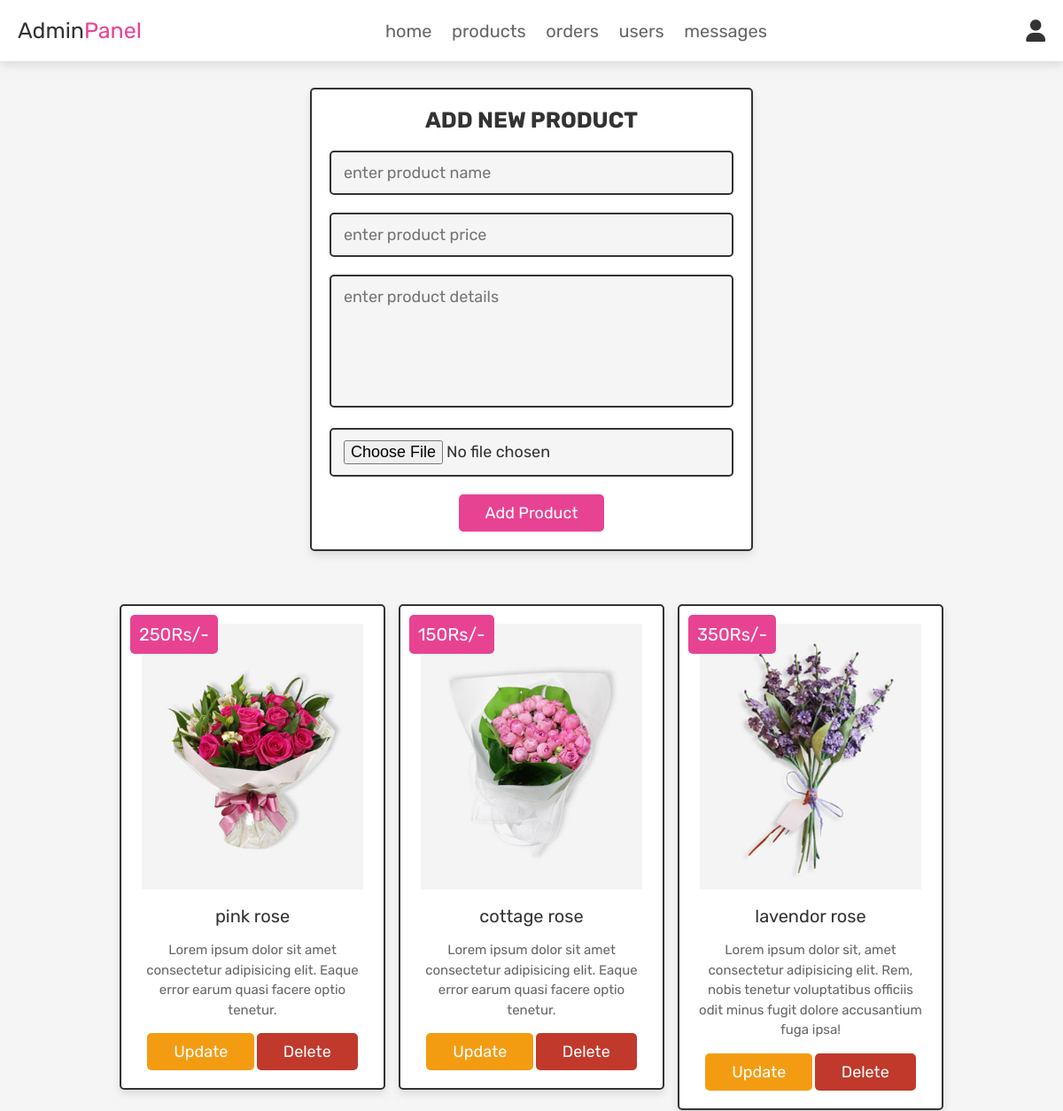
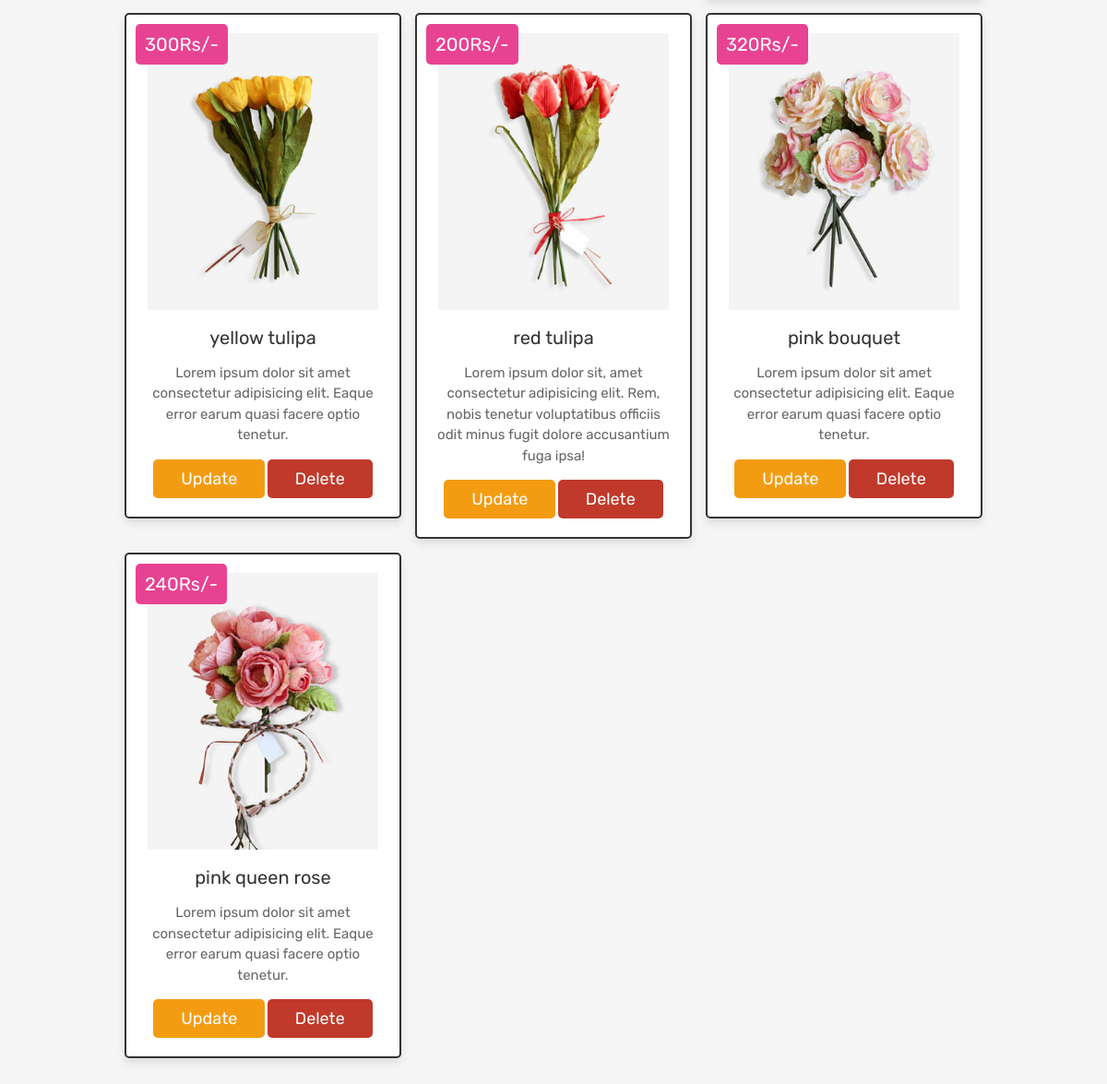
The app's page /admin_products.php (signed in) with its own data (2 pictures, top to bottom).
### tables this page shows
CREATE TABLE `products` (
  `id` int(100) NOT NULL,
  `name` varchar(100) NOT NULL,
  `details` varchar(500) NOT NULL,
  `price` int(100) NOT NULL,
  `image` varchar(100) NOT NULL
);

### admin_products.php (the view, shortened to what this page needs)
<?php
@include 'config.php';
?>
<!DOCTYPE html>
<html lang="en">
<head>
   <link rel="stylesheet" href="https://cdnjs.cloudflare.com/ajax/libs/font-awesome/6.0.0/css/all.min.css">
   <link rel="stylesheet" href="css/admin_style.css">
</head>
<body>
<?php @include 'admin_header.php'; ?>
<section class="add-products">
   <form action="" method="POST" enctype="multipart/form-data">
      <h3>add new product</h3>
      <input type="text" class="box" required placeholder="enter product name" name="name">
      <input type="number" min="0" class="box" required placeholder="enter product price" name="price">
      <textarea name="details" class="box" required placeholder="enter product details" cols="30" rows="10"></textarea>
      <input type="file" accept="image/jpg, image/jpeg, image/png" required class="box" name="image">
      <input type="submit" value="add product" name="add_product" class="btn">
   </form>
</section>
<section class="show-products">
   <div class="box-container">
      <?php
         $select_products = mysqli_query($conn, "SELECT * FROM `products`") or die('query failed');
         if(mysqli_num_rows($select_products) > 0){
            while($fetch_products = mysqli_fetch_assoc($select_products)){
      ?>
      <div class="box">
         <div class="price"><?php echo $fetch_products['price']; ?>Rs/-</div>
         <img class="image" src="uploaded_img/<?php echo $fetch_products['image']; ?>" alt="" width="250vw">
         <div class="name"><?php echo $fetch_products['name']; ?></div>
         <div class="details"><?php echo $fetch_products['details']; ?></div>
         <a href="admin_update_product.php?update=<?php echo $fetch_products['id']; ?>" class="option-btn">update</a>
         <a href="admin_products.php?delete=<?php echo $fetch_products['id']; ?>" class="delete-btn" onclick="return confirm('delete this product?');">delete</a>
      </div>
      <?php
         }
      }else{
         echo '<p class="empty">no products added yet!</p>';
      }
      ?>
   </div>
</section>
</body>
</html>

### css/admin_style.css (style rules this page uses)
:root { --pink:#e84393; --red:#c0392b; --orange:#f39c12; --black:#333; --white:#fff; --light-color:#666; --light-white:#ccc; --light-bg:#f5f5f5; --border:.2rem solid var(--black); --box-shadow:0 .5rem 1rem rgba(0,0,0,.1); }
* { font-family: 'Rubik', sans-serif; margin:0; padding:0; box-sizing: border-box; outline: none; border:none; text-decoration: none; transition:all .2s linear; }
html { font-size: 62.5%; overflow-x: hidden; scroll-behavior: smooth; scroll-padding-top: 6.5rem; }
body { background: var(--light-bg); }
section { padding:3rem 2rem; }
.btn, .delete-btn, .option-btn { display: inline-block; border-radius: .5rem; margin-top: 1rem; font-size: 1.8rem; color:var(--white); cursor: pointer; padding:1rem 3rem; text-transform: capitalize; }
.btn { background-color: var(--pink); }
.delete-btn { background-color: var(--red); }
.option-btn { background-color: var(--orange); }
.add-products form { max-width: 50rem; border-radius: .5rem; background-color: var(--white); border:var(--border); padding:2rem; text-align: center; margin:0 auto; box-shadow: var(--box-shadow); }
.add-products form h3 { font-size: 2.5rem; text-transform: uppercase; color:var(--black); margin-bottom: 1rem; }
.add-products form .box { width: 100%; margin:1rem 0; font-size: 1.8rem; color:var(--black); border-radius: .5rem; background-color: var(--light-bg); padding:1.2rem 1.4rem; border:var(--border); }
.add-products form textarea { height: 15rem; resize: none; }
.show-products .box-container { display: grid; grid-template-columns: repeat(auto-fit, 30rem); gap:1.5rem; align-items: flex-start; max-width: 1200px; margin: 0 auto; justify-content: center; }
.show-products .box-container .box { text-align: center; padding:2rem; border:var(--border); background-color: var(--white); box-shadow: var(--box-shadow); border-radius: .5rem; position: relative; }
.show-products .box-container .box .image { height: 30rem; margin-bottom: .5rem; }
.show-products .box-container .box .price { background-color: var(--pink); position: absolute; top:1rem; left:1rem; border-radius: .5rem; color:var(--white); padding:1rem; font-size: 2rem; }
.show-products .box-container .box .name { margin:1rem 0; font-size: 2rem; color:var(--black); }
.show-products .box-container .box .details { line-height: 1.5; color:var(--light-color); font-size: 1.5rem; padding:.5rem 0; }

### records on screen
products: price "250", image (picture), name "pink rose", details "Lorem ipsum dolor sit amet consectetur adipisicing elit. Eaque error earum quasi facere optio tenetur."
products: price "150", image (picture), name "cottage rose", details "Lorem ipsum dolor sit amet consectetur adipisicing elit. Eaque error earum quasi facere optio tenetur."
products: price "350", image (picture), name "lavendor rose", details "Lorem ipsum dolor sit, amet consectetur adipisicing elit. Rem, nobis tenetur voluptatibus officiis odit minus fugit dolore accusantium fuga ipsa!"
products: price "300", image (picture), name "yellow tulipa", details "Lorem ipsum dolor sit amet consectetur adipisicing elit. Eaque error earum quasi facere optio tenetur."
products: price "200", image (picture), name "red tulipa", details "Lorem ipsum dolor sit, amet consectetur adipisicing elit. Rem, nobis tenetur voluptatibus officiis odit minus fugit dolore accusantium fuga ipsa!"
products: price "320", image (picture), name "pink bouquet", details "Lorem ipsum dolor sit amet consectetur adipisicing elit. Eaque error earum quasi facere optio tenetur."
products: price "240", image (picture), name "pink queen rose", details "Lorem ipsum dolor sit amet consectetur adipisicing elit. Eaque error earum quasi facere optio tenetur."
